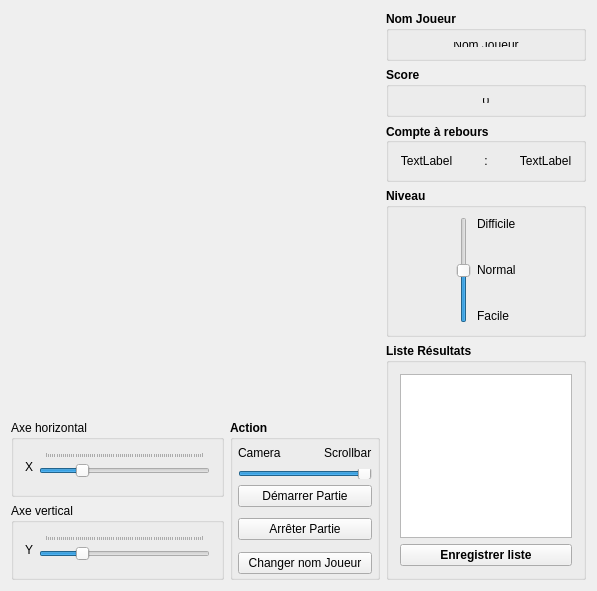
<?xml version="1.0" encoding="UTF-8"?>
<ui version="4.0">
 <class>Window</class>
 <widget class="QWidget" name="Window">
  <property name="geometry">
   <rect>
    <x>0</x>
    <y>0</y>
    <width>597</width>
    <height>591</height>
   </rect>
  </property>
  <property name="windowTitle">
   <string>Window</string>
  </property>
  <layout class="QVBoxLayout" name="verticalLayout_14">
   <item>
    <layout class="QHBoxLayout" name="horizontalLayout_11">
     <item>
      <layout class="QVBoxLayout" name="verticalLayout_12">
       <item>
        <widget class="MyGLWidget" name="myGLWidget" native="true">
         <property name="minimumSize">
          <size>
           <width>350</width>
           <height>250</height>
          </size>
         </property>
        </widget>
       </item>
       <item>
        <layout class="QHBoxLayout" name="horizontalLayout_7">
         <item>
          <layout class="QVBoxLayout" name="verticalLayout_9">
           <item>
            <layout class="QHBoxLayout" name="horizontalLayout">
             <item>
              <widget class="QGroupBox" name="groupBox_6">
               <property name="title">
                <string>Axe horizontal</string>
               </property>
               <layout class="QHBoxLayout" name="horizontalLayout_9">
                <item>
                 <widget class="QLabel" name="label">
                  <property name="text">
                   <string>X</string>
                  </property>
                 </widget>
                </item>
                <item>
                 <widget class="QSlider" name="xxvaleur">
                  <property name="maximumSize">
                   <size>
                    <width>16777215</width>
                    <height>30</height>
                   </size>
                  </property>
                  <property name="minimum">
                   <number>-185</number>
                  </property>
                  <property name="maximum">
                   <number>185</number>
                  </property>
                  <property name="singleStep">
                   <number>1</number>
                  </property>
                  <property name="pageStep">
                   <number>1</number>
                  </property>
                  <property name="value">
                   <number>-100</number>
                  </property>
                  <property name="orientation">
                   <enum>Qt::Horizontal</enum>
                  </property>
                  <property name="tickPosition">
                   <enum>QSlider::TicksAbove</enum>
                  </property>
                  <property name="tickInterval">
                   <number>5</number>
                  </property>
                 </widget>
                </item>
               </layout>
              </widget>
             </item>
            </layout>
           </item>
           <item>
            <layout class="QHBoxLayout" name="horizontalLayout_2">
             <item>
              <widget class="QGroupBox" name="groupBox_7">
               <property name="title">
                <string>Axe vertical</string>
               </property>
               <layout class="QHBoxLayout" name="horizontalLayout_10">
                <item>
                 <widget class="QLabel" name="label_2">
                  <property name="text">
                   <string>Y</string>
                  </property>
                 </widget>
                </item>
                <item>
                 <widget class="QSlider" name="yyvaleur">
                  <property name="maximumSize">
                   <size>
                    <width>16777215</width>
                    <height>30</height>
                   </size>
                  </property>
                  <property name="minimum">
                   <number>-185</number>
                  </property>
                  <property name="maximum">
                   <number>185</number>
                  </property>
                  <property name="singleStep">
                   <number>1</number>
                  </property>
                  <property name="pageStep">
                   <number>1</number>
                  </property>
                  <property name="value">
                   <number>-100</number>
                  </property>
                  <property name="sliderPosition">
                   <number>-100</number>
                  </property>
                  <property name="orientation">
                   <enum>Qt::Horizontal</enum>
                  </property>
                  <property name="tickPosition">
                   <enum>QSlider::TicksAbove</enum>
                  </property>
                  <property name="tickInterval">
                   <number>5</number>
                  </property>
                 </widget>
                </item>
               </layout>
              </widget>
             </item>
            </layout>
           </item>
          </layout>
         </item>
         <item>
          <widget class="QGroupBox" name="groupBox_5">
           <property name="minimumSize">
            <size>
             <width>100</width>
             <height>150</height>
            </size>
           </property>
           <property name="maximumSize">
            <size>
             <width>150</width>
             <height>160</height>
            </size>
           </property>
           <property name="font">
            <font>
             <weight>75</weight>
             <bold>true</bold>
            </font>
           </property>
           <property name="title">
            <string>Action</string>
           </property>
           <layout class="QVBoxLayout" name="verticalLayout_11">
            <property name="leftMargin">
             <number>5</number>
            </property>
            <property name="topMargin">
             <number>3</number>
            </property>
            <property name="rightMargin">
             <number>5</number>
            </property>
            <property name="bottomMargin">
             <number>3</number>
            </property>
            <item>
             <layout class="QVBoxLayout" name="verticalLayout_10">
              <item>
               <layout class="QVBoxLayout" name="verticalLayout_8">
                <item>
                 <layout class="QHBoxLayout" name="horizontalLayout_6">
                  <item>
                   <widget class="QLabel" name="label_7">
                    <property name="font">
                     <font>
                      <weight>50</weight>
                      <bold>false</bold>
                     </font>
                    </property>
                    <property name="text">
                     <string>Camera</string>
                    </property>
                   </widget>
                  </item>
                  <item>
                   <spacer name="horizontalSpacer_3">
                    <property name="orientation">
                     <enum>Qt::Horizontal</enum>
                    </property>
                    <property name="sizeHint" stdset="0">
                     <size>
                      <width>40</width>
                      <height>20</height>
                     </size>
                    </property>
                   </spacer>
                  </item>
                  <item>
                   <widget class="QLabel" name="label_6">
                    <property name="font">
                     <font>
                      <weight>50</weight>
                      <bold>false</bold>
                     </font>
                    </property>
                    <property name="text">
                     <string>Scrollbar</string>
                    </property>
                   </widget>
                  </item>
                 </layout>
                </item>
                <item>
                 <widget class="QSlider" name="cam_scroll">
                  <property name="minimumSize">
                   <size>
                    <width>0</width>
                    <height>10</height>
                   </size>
                  </property>
                  <property name="maximumSize">
                   <size>
                    <width>15500000</width>
                    <height>100000</height>
                   </size>
                  </property>
                  <property name="maximum">
                   <number>1</number>
                  </property>
                  <property name="value">
                   <number>1</number>
                  </property>
                  <property name="orientation">
                   <enum>Qt::Horizontal</enum>
                  </property>
                 </widget>
                </item>
               </layout>
              </item>
              <item>
               <layout class="QVBoxLayout" name="verticalLayout">
                <item>
                 <widget class="QPushButton" name="demarrer">
                  <property name="font">
                   <font>
                    <weight>50</weight>
                    <bold>false</bold>
                   </font>
                  </property>
                  <property name="text">
                   <string>Démarrer Partie</string>
                  </property>
                 </widget>
                </item>
                <item>
                 <spacer name="verticalSpacer_3">
                  <property name="orientation">
                   <enum>Qt::Vertical</enum>
                  </property>
                  <property name="sizeHint" stdset="0">
                   <size>
                    <width>20</width>
                    <height>40</height>
                   </size>
                  </property>
                 </spacer>
                </item>
                <item>
                 <widget class="QPushButton" name="arreter">
                  <property name="font">
                   <font>
                    <weight>50</weight>
                    <bold>false</bold>
                   </font>
                  </property>
                  <property name="text">
                   <string>Arrêter Partie</string>
                  </property>
                 </widget>
                </item>
                <item>
                 <spacer name="verticalSpacer_4">
                  <property name="orientation">
                   <enum>Qt::Vertical</enum>
                  </property>
                  <property name="sizeHint" stdset="0">
                   <size>
                    <width>20</width>
                    <height>40</height>
                   </size>
                  </property>
                 </spacer>
                </item>
                <item>
                 <widget class="QPushButton" name="change_nom">
                  <property name="font">
                   <font>
                    <weight>50</weight>
                    <bold>false</bold>
                   </font>
                  </property>
                  <property name="text">
                   <string>Changer nom Joueur</string>
                  </property>
                 </widget>
                </item>
               </layout>
              </item>
             </layout>
            </item>
           </layout>
          </widget>
         </item>
        </layout>
       </item>
      </layout>
     </item>
     <item>
      <layout class="QVBoxLayout" name="verticalLayout_13">
       <item>
        <layout class="QVBoxLayout" name="verticalLayout_3">
         <item>
          <widget class="QGroupBox" name="groupBox">
           <property name="minimumSize">
            <size>
             <width>50</width>
             <height>50</height>
            </size>
           </property>
           <property name="palette">
            <palette>
             <active>
              <colorrole role="WindowText">
               <brush brushstyle="SolidPattern">
                <color alpha="255">
                 <red>0</red>
                 <green>0</green>
                 <blue>0</blue>
                </color>
               </brush>
              </colorrole>
              <colorrole role="Button">
               <brush brushstyle="SolidPattern">
                <color alpha="255">
                 <red>170</red>
                 <green>170</green>
                 <blue>127</blue>
                </color>
               </brush>
              </colorrole>
              <colorrole role="Light">
               <brush brushstyle="SolidPattern">
                <color alpha="255">
                 <red>255</red>
                 <green>255</green>
                 <blue>191</blue>
                </color>
               </brush>
              </colorrole>
              <colorrole role="Midlight">
               <brush brushstyle="SolidPattern">
                <color alpha="255">
                 <red>212</red>
                 <green>212</green>
                 <blue>159</blue>
                </color>
               </brush>
              </colorrole>
              <colorrole role="Dark">
               <brush brushstyle="SolidPattern">
                <color alpha="255">
                 <red>85</red>
                 <green>85</green>
                 <blue>63</blue>
                </color>
               </brush>
              </colorrole>
              <colorrole role="Mid">
               <brush brushstyle="SolidPattern">
                <color alpha="255">
                 <red>113</red>
                 <green>113</green>
                 <blue>84</blue>
                </color>
               </brush>
              </colorrole>
              <colorrole role="Text">
               <brush brushstyle="SolidPattern">
                <color alpha="255">
                 <red>0</red>
                 <green>0</green>
                 <blue>0</blue>
                </color>
               </brush>
              </colorrole>
              <colorrole role="BrightText">
               <brush brushstyle="SolidPattern">
                <color alpha="255">
                 <red>255</red>
                 <green>255</green>
                 <blue>255</blue>
                </color>
               </brush>
              </colorrole>
              <colorrole role="ButtonText">
               <brush brushstyle="SolidPattern">
                <color alpha="255">
                 <red>0</red>
                 <green>0</green>
                 <blue>0</blue>
                </color>
               </brush>
              </colorrole>
              <colorrole role="Base">
               <brush brushstyle="SolidPattern">
                <color alpha="255">
                 <red>255</red>
                 <green>255</green>
                 <blue>255</blue>
                </color>
               </brush>
              </colorrole>
              <colorrole role="Window">
               <brush brushstyle="SolidPattern">
                <color alpha="255">
                 <red>170</red>
                 <green>170</green>
                 <blue>127</blue>
                </color>
               </brush>
              </colorrole>
              <colorrole role="Shadow">
               <brush brushstyle="SolidPattern">
                <color alpha="255">
                 <red>0</red>
                 <green>0</green>
                 <blue>0</blue>
                </color>
               </brush>
              </colorrole>
              <colorrole role="AlternateBase">
               <brush brushstyle="SolidPattern">
                <color alpha="255">
                 <red>212</red>
                 <green>212</green>
                 <blue>191</blue>
                </color>
               </brush>
              </colorrole>
              <colorrole role="ToolTipBase">
               <brush brushstyle="SolidPattern">
                <color alpha="255">
                 <red>255</red>
                 <green>255</green>
                 <blue>220</blue>
                </color>
               </brush>
              </colorrole>
              <colorrole role="ToolTipText">
               <brush brushstyle="SolidPattern">
                <color alpha="255">
                 <red>0</red>
                 <green>0</green>
                 <blue>0</blue>
                </color>
               </brush>
              </colorrole>
             </active>
             <inactive>
              <colorrole role="WindowText">
               <brush brushstyle="SolidPattern">
                <color alpha="255">
                 <red>0</red>
                 <green>0</green>
                 <blue>0</blue>
                </color>
               </brush>
              </colorrole>
              <colorrole role="Button">
               <brush brushstyle="SolidPattern">
                <color alpha="255">
                 <red>170</red>
                 <green>170</green>
                 <blue>127</blue>
                </color>
               </brush>
              </colorrole>
              <colorrole role="Light">
               <brush brushstyle="SolidPattern">
                <color alpha="255">
                 <red>255</red>
                 <green>255</green>
                 <blue>191</blue>
                </color>
               </brush>
              </colorrole>
              <colorrole role="Midlight">
               <brush brushstyle="SolidPattern">
                <color alpha="255">
                 <red>212</red>
                 <green>212</green>
                 <blue>159</blue>
                </color>
               </brush>
              </colorrole>
              <colorrole role="Dark">
               <brush brushstyle="SolidPattern">
                <color alpha="255">
                 <red>85</red>
                 <green>85</green>
                 <blue>63</blue>
                </color>
               </brush>
              </colorrole>
              <colorrole role="Mid">
               <brush brushstyle="SolidPattern">
                <color alpha="255">
                 <red>113</red>
                 <green>113</green>
                 <blue>84</blue>
                </color>
               </brush>
              </colorrole>
              <colorrole role="Text">
               <brush brushstyle="SolidPattern">
                <color alpha="255">
                 <red>0</red>
                 <green>0</green>
                 <blue>0</blue>
                </color>
               </brush>
              </colorrole>
              <colorrole role="BrightText">
               <brush brushstyle="SolidPattern">
                <color alpha="255">
                 <red>255</red>
                 <green>255</green>
                 <blue>255</blue>
                </color>
               </brush>
              </colorrole>
              <colorrole role="ButtonText">
               <brush brushstyle="SolidPattern">
                <color alpha="255">
                 <red>0</red>
                 <green>0</green>
                 <blue>0</blue>
                </color>
               </brush>
              </colorrole>
              <colorrole role="Base">
               <brush brushstyle="SolidPattern">
                <color alpha="255">
                 <red>255</red>
                 <green>255</green>
                 <blue>255</blue>
                </color>
               </brush>
              </colorrole>
              <colorrole role="Window">
               <brush brushstyle="SolidPattern">
                <color alpha="255">
                 <red>170</red>
                 <green>170</green>
                 <blue>127</blue>
                </color>
               </brush>
              </colorrole>
              <colorrole role="Shadow">
               <brush brushstyle="SolidPattern">
                <color alpha="255">
                 <red>0</red>
                 <green>0</green>
                 <blue>0</blue>
                </color>
               </brush>
              </colorrole>
              <colorrole role="AlternateBase">
               <brush brushstyle="SolidPattern">
                <color alpha="255">
                 <red>212</red>
                 <green>212</green>
                 <blue>191</blue>
                </color>
               </brush>
              </colorrole>
              <colorrole role="ToolTipBase">
               <brush brushstyle="SolidPattern">
                <color alpha="255">
                 <red>255</red>
                 <green>255</green>
                 <blue>220</blue>
                </color>
               </brush>
              </colorrole>
              <colorrole role="ToolTipText">
               <brush brushstyle="SolidPattern">
                <color alpha="255">
                 <red>0</red>
                 <green>0</green>
                 <blue>0</blue>
                </color>
               </brush>
              </colorrole>
             </inactive>
             <disabled>
              <colorrole role="WindowText">
               <brush brushstyle="SolidPattern">
                <color alpha="255">
                 <red>85</red>
                 <green>85</green>
                 <blue>63</blue>
                </color>
               </brush>
              </colorrole>
              <colorrole role="Button">
               <brush brushstyle="SolidPattern">
                <color alpha="255">
                 <red>170</red>
                 <green>170</green>
                 <blue>127</blue>
                </color>
               </brush>
              </colorrole>
              <colorrole role="Light">
               <brush brushstyle="SolidPattern">
                <color alpha="255">
                 <red>255</red>
                 <green>255</green>
                 <blue>191</blue>
                </color>
               </brush>
              </colorrole>
              <colorrole role="Midlight">
               <brush brushstyle="SolidPattern">
                <color alpha="255">
                 <red>212</red>
                 <green>212</green>
                 <blue>159</blue>
                </color>
               </brush>
              </colorrole>
              <colorrole role="Dark">
               <brush brushstyle="SolidPattern">
                <color alpha="255">
                 <red>85</red>
                 <green>85</green>
                 <blue>63</blue>
                </color>
               </brush>
              </colorrole>
              <colorrole role="Mid">
               <brush brushstyle="SolidPattern">
                <color alpha="255">
                 <red>113</red>
                 <green>113</green>
                 <blue>84</blue>
                </color>
               </brush>
              </colorrole>
              <colorrole role="Text">
               <brush brushstyle="SolidPattern">
                <color alpha="255">
                 <red>85</red>
                 <green>85</green>
                 <blue>63</blue>
                </color>
               </brush>
              </colorrole>
              <colorrole role="BrightText">
               <brush brushstyle="SolidPattern">
                <color alpha="255">
                 <red>255</red>
                 <green>255</green>
                 <blue>255</blue>
                </color>
               </brush>
              </colorrole>
              <colorrole role="ButtonText">
               <brush brushstyle="SolidPattern">
                <color alpha="255">
                 <red>85</red>
                 <green>85</green>
                 <blue>63</blue>
                </color>
               </brush>
              </colorrole>
              <colorrole role="Base">
               <brush brushstyle="SolidPattern">
                <color alpha="255">
                 <red>170</red>
                 <green>170</green>
                 <blue>127</blue>
                </color>
               </brush>
              </colorrole>
              <colorrole role="Window">
               <brush brushstyle="SolidPattern">
                <color alpha="255">
                 <red>170</red>
                 <green>170</green>
                 <blue>127</blue>
                </color>
               </brush>
              </colorrole>
              <colorrole role="Shadow">
               <brush brushstyle="SolidPattern">
                <color alpha="255">
                 <red>0</red>
                 <green>0</green>
                 <blue>0</blue>
                </color>
               </brush>
              </colorrole>
              <colorrole role="AlternateBase">
               <brush brushstyle="SolidPattern">
                <color alpha="255">
                 <red>170</red>
                 <green>170</green>
                 <blue>127</blue>
                </color>
               </brush>
              </colorrole>
              <colorrole role="ToolTipBase">
               <brush brushstyle="SolidPattern">
                <color alpha="255">
                 <red>255</red>
                 <green>255</green>
                 <blue>220</blue>
                </color>
               </brush>
              </colorrole>
              <colorrole role="ToolTipText">
               <brush brushstyle="SolidPattern">
                <color alpha="255">
                 <red>0</red>
                 <green>0</green>
                 <blue>0</blue>
                </color>
               </brush>
              </colorrole>
             </disabled>
            </palette>
           </property>
           <property name="font">
            <font>
             <weight>75</weight>
             <bold>true</bold>
             <underline>false</underline>
             <kerning>true</kerning>
            </font>
           </property>
           <property name="title">
            <string>Nom Joueur</string>
           </property>
           <layout class="QHBoxLayout" name="horizontalLayout_4">
            <item>
             <widget class="QLabel" name="Nom_Joueur">
              <property name="font">
               <font>
                <weight>50</weight>
                <bold>false</bold>
               </font>
              </property>
              <property name="text">
               <string>Nom Joueur</string>
              </property>
              <property name="alignment">
               <set>Qt::AlignCenter</set>
              </property>
              <property name="textInteractionFlags">
               <set>Qt::TextEditable</set>
              </property>
             </widget>
            </item>
           </layout>
          </widget>
         </item>
         <item>
          <widget class="QGroupBox" name="groupBox_2">
           <property name="minimumSize">
            <size>
             <width>50</width>
             <height>50</height>
            </size>
           </property>
           <property name="font">
            <font>
             <weight>75</weight>
             <bold>true</bold>
            </font>
           </property>
           <property name="title">
            <string>Score</string>
           </property>
           <layout class="QHBoxLayout" name="horizontalLayout_5">
            <item>
             <widget class="QLabel" name="score">
              <property name="font">
               <font>
                <weight>50</weight>
                <bold>false</bold>
               </font>
              </property>
              <property name="text">
               <string>0</string>
              </property>
              <property name="alignment">
               <set>Qt::AlignCenter</set>
              </property>
              <property name="indent">
               <number>0</number>
              </property>
             </widget>
            </item>
           </layout>
          </widget>
         </item>
        </layout>
       </item>
       <item>
        <widget class="QGroupBox" name="groupBox_8">
         <property name="font">
          <font>
           <weight>75</weight>
           <bold>true</bold>
          </font>
         </property>
         <property name="title">
          <string>Compte à rebours</string>
         </property>
         <property name="alignment">
          <set>Qt::AlignLeading|Qt::AlignLeft|Qt::AlignVCenter</set>
         </property>
         <layout class="QVBoxLayout" name="verticalLayout_7">
          <item>
           <layout class="QHBoxLayout" name="horizontalLayout_8">
            <item>
             <widget class="QLabel" name="minute">
              <property name="font">
               <font>
                <weight>50</weight>
                <bold>false</bold>
               </font>
              </property>
              <property name="text">
               <string>TextLabel</string>
              </property>
              <property name="alignment">
               <set>Qt::AlignCenter</set>
              </property>
             </widget>
            </item>
            <item>
             <widget class="QLabel" name="label_10">
              <property name="font">
               <font>
                <weight>50</weight>
                <bold>false</bold>
               </font>
              </property>
              <property name="text">
               <string>:</string>
              </property>
              <property name="alignment">
               <set>Qt::AlignCenter</set>
              </property>
             </widget>
            </item>
            <item>
             <widget class="QLabel" name="seconde">
              <property name="font">
               <font>
                <weight>50</weight>
                <bold>false</bold>
               </font>
              </property>
              <property name="text">
               <string>TextLabel</string>
              </property>
              <property name="alignment">
               <set>Qt::AlignCenter</set>
              </property>
             </widget>
            </item>
           </layout>
          </item>
         </layout>
        </widget>
       </item>
       <item>
        <layout class="QVBoxLayout" name="verticalLayout_6">
         <property name="sizeConstraint">
          <enum>QLayout::SetNoConstraint</enum>
         </property>
         <item>
          <widget class="QGroupBox" name="groupBox_3">
           <property name="minimumSize">
            <size>
             <width>0</width>
             <height>100</height>
            </size>
           </property>
           <property name="maximumSize">
            <size>
             <width>200</width>
             <height>200</height>
            </size>
           </property>
           <property name="font">
            <font>
             <weight>75</weight>
             <bold>true</bold>
            </font>
           </property>
           <property name="title">
            <string>Niveau</string>
           </property>
           <layout class="QVBoxLayout" name="verticalLayout_5">
            <property name="topMargin">
             <number>9</number>
            </property>
            <item>
             <layout class="QHBoxLayout" name="horizontalLayout_3">
              <item>
               <spacer name="horizontalSpacer">
                <property name="orientation">
                 <enum>Qt::Horizontal</enum>
                </property>
                <property name="sizeHint" stdset="0">
                 <size>
                  <width>40</width>
                  <height>20</height>
                 </size>
                </property>
               </spacer>
              </item>
              <item>
               <widget class="QSlider" name="rayonCible">
                <property name="contextMenuPolicy">
                 <enum>Qt::NoContextMenu</enum>
                </property>
                <property name="layoutDirection">
                 <enum>Qt::LeftToRight</enum>
                </property>
                <property name="minimum">
                 <number>1</number>
                </property>
                <property name="maximum">
                 <number>3</number>
                </property>
                <property name="singleStep">
                 <number>1</number>
                </property>
                <property name="sliderPosition">
                 <number>2</number>
                </property>
                <property name="orientation">
                 <enum>Qt::Vertical</enum>
                </property>
               </widget>
              </item>
              <item>
               <layout class="QVBoxLayout" name="verticalLayout_2">
                <item>
                 <widget class="QLabel" name="label_3">
                  <property name="font">
                   <font>
                    <weight>50</weight>
                    <bold>false</bold>
                   </font>
                  </property>
                  <property name="text">
                   <string>Difficile</string>
                  </property>
                 </widget>
                </item>
                <item>
                 <spacer name="verticalSpacer">
                  <property name="orientation">
                   <enum>Qt::Vertical</enum>
                  </property>
                  <property name="sizeHint" stdset="0">
                   <size>
                    <width>20</width>
                    <height>40</height>
                   </size>
                  </property>
                 </spacer>
                </item>
                <item>
                 <widget class="QLabel" name="label_4">
                  <property name="font">
                   <font>
                    <weight>50</weight>
                    <bold>false</bold>
                   </font>
                  </property>
                  <property name="text">
                   <string>Normal</string>
                  </property>
                 </widget>
                </item>
                <item>
                 <spacer name="verticalSpacer_2">
                  <property name="orientation">
                   <enum>Qt::Vertical</enum>
                  </property>
                  <property name="sizeHint" stdset="0">
                   <size>
                    <width>20</width>
                    <height>40</height>
                   </size>
                  </property>
                 </spacer>
                </item>
                <item>
                 <widget class="QLabel" name="label_5">
                  <property name="font">
                   <font>
                    <weight>50</weight>
                    <bold>false</bold>
                   </font>
                  </property>
                  <property name="text">
                   <string>Facile</string>
                  </property>
                 </widget>
                </item>
               </layout>
              </item>
              <item>
               <spacer name="horizontalSpacer_2">
                <property name="orientation">
                 <enum>Qt::Horizontal</enum>
                </property>
                <property name="sizeHint" stdset="0">
                 <size>
                  <width>40</width>
                  <height>20</height>
                 </size>
                </property>
               </spacer>
              </item>
             </layout>
            </item>
           </layout>
           <zorder></zorder>
          </widget>
         </item>
         <item>
          <widget class="QGroupBox" name="groupBox_4">
           <property name="minimumSize">
            <size>
             <width>0</width>
             <height>50</height>
            </size>
           </property>
           <property name="maximumSize">
            <size>
             <width>200</width>
             <height>10000000</height>
            </size>
           </property>
           <property name="font">
            <font>
             <weight>75</weight>
             <bold>true</bold>
            </font>
           </property>
           <property name="title">
            <string>Liste Résultats</string>
           </property>
           <layout class="QVBoxLayout" name="verticalLayout_4">
            <item>
             <widget class="QListView" name="listView">
              <property name="enabled">
               <bool>true</bool>
              </property>
              <property name="sizePolicy">
               <sizepolicy hsizetype="Preferred" vsizetype="Preferred">
                <horstretch>0</horstretch>
                <verstretch>0</verstretch>
               </sizepolicy>
              </property>
              <property name="editTriggers">
               <set>QAbstractItemView::NoEditTriggers</set>
              </property>
              <property name="showDropIndicator" stdset="0">
               <bool>false</bool>
              </property>
             </widget>
            </item>
            <item>
             <widget class="QPushButton" name="enregistrer">
              <property name="text">
               <string>Enregistrer liste</string>
              </property>
             </widget>
            </item>
           </layout>
          </widget>
         </item>
        </layout>
       </item>
      </layout>
     </item>
    </layout>
   </item>
  </layout>
  <zorder></zorder>
 </widget>
 <layoutdefault spacing="6" margin="11"/>
 <customwidgets>
  <customwidget>
   <class>MyGLWidget</class>
   <extends>QWidget</extends>
   <header>myglwidget.h</header>
   <container>1</container>
   <slots>
    <slot>setXRotation(int)</slot>
    <slot>setZRotation(int)</slot>
    <slot>setYRotation(int)</slot>
    <slot>setXX(int)</slot>
    <slot>setYY(int)</slot>
    <slot>bougerCercle()</slot>
    <slot>setRayonCible(int)</slot>
    <slot>setNote()</slot>
   </slots>
  </customwidget>
 </customwidgets>
 <resources/>
 <connections>
  <connection>
   <sender>xxvaleur</sender>
   <signal>valueChanged(int)</signal>
   <receiver>myGLWidget</receiver>
   <slot>setXRotation(int)</slot>
   <hints>
    <hint type="sourcelabel">
     <x>81</x>
     <y>227</y>
    </hint>
    <hint type="destinationlabel">
     <x>83</x>
     <y>205</y>
    </hint>
   </hints>
  </connection>
  <connection>
   <sender>yyvaleur</sender>
   <signal>valueChanged(int)</signal>
   <receiver>myGLWidget</receiver>
   <slot>setYRotation(int)</slot>
   <hints>
    <hint type="sourcelabel">
     <x>153</x>
     <y>265</y>
    </hint>
    <hint type="destinationlabel">
     <x>156</x>
     <y>206</y>
    </hint>
   </hints>
  </connection>
 </connections>
</ui>
